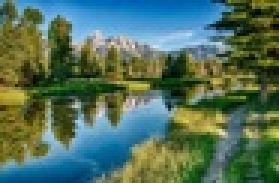
#> input picture priroda2.jpg, 93 x 61 px, shrunk from 1629 x 1080 before the run, given in place of 00000003_(7).jpg, which was not available (shown 3 times larger)
$ python main.py
#> lines starting #> are read from the running program, lines starting #| are printed output that depends on the picture; pictures that were not available may be replaced by others from this repository, and a replacement may not be noted
### hue.py
def hue(h):
    if h <= 90:
        x = 0 - h
        y = 90 - h
    elif h <= 180:
        x = -180 + h
        y = 90 - h
    elif h <= 270:
        x = -180 + h
        y = -270 + h
    elif h < 360:
        x = 360 - h
        y = -270 + h
    return [x, y]

list_hue = []

for i in range(0, 360):
    list_hue.append(hue(i))

### scan.py
import numpy as np
from PIL import Image

def image_to_rgb(image_path):
#> called with image_path = 'images/00000003_(7).jpg'
    img = Image.open(image_path)
#> img is the input picture: PIL image 93x61 RGB; mean R, G, B 82.2, 111.8, 91.1
    img.show()
    start_image = np.array(img)
    rgb = np.array([a for b in start_image for a in b])
    return rgb

# функция преобразования списка значений rgb в hex код
def rgb_to_hex(rgb):
    rgb = list(rgb)
    hex = []
    for i in rgb:
        now = f(int(i[0]))
        now += f(int(i[1]))
        now += f(int(i[2]))
        hex.append(f'#{now}')
    return hex

def f(x):
    y = hex(x)[2:]
    if int(y, 16) < 16:
        y = f'0{y}'
    return y

### rgb.py
import matplotlib.pyplot as plt
import matplotlib.colors
import numpy as np
from sklearn.cluster import KMeans
from random import randint as r
from scipy.spatial.distance import cdist
from sklearn.metrics import silhouette_score

from scan import image_to_rgb
from scan import rgb_to_hex


def rgb_clustering(image_path, cluster_count):
    a = image_to_rgb(image_path)
    print(a)
#> (printed output is left out)

    distortions = []
    inertias = []
    mapping1 = {}
    mapping2 = {}
    K = range(2, 10)

    print('+++')
    s_scores = []

    for k in K:
        # Building and fitting the model
        kmeans = KMeans(n_clusters=k).fit(a)
        kmeans.fit(a)

        distortions.append(sum(np.min(cdist(a, kmeans.cluster_centers_,
                                            'euclidean'), axis=1)) / a.shape[0])
        inertias.append(kmeans.inertia_)

        mapping1[k] = sum(np.min(cdist(a, kmeans.cluster_centers_,
                                    'euclidean'), axis=1)) / a.shape[0]
        mapping2[k] = kmeans.inertia_

        kmeans = KMeans(n_clusters=k)
        cluster_labels = kmeans.fit_predict(a)
#> after the loop, distortions = [60.93, 46.98, 39.77, 34.93, 32.26, 29.78, 27.19, 25.95]; inertias = [25449599.4, 16106122, 10795658, 8367284.9, 7062949, 5999205, 5068486.6, 4598868.4]; mapping1 = {2: 60.93, 3: 46.98, 4: 39.77, 5: 34.93, 6: 32.26, 7: 29.78, 8: 27.19, 9: 25.95}; mapping2 = {2: 25449599.4, 3: 16106122, 4: 10795658, 5: 8367284.9, 6: 7062949, 7: 5999205, 8: 5068486.6, 9: 4598868.4}

        # [12 lines of commented-out code are left out]

    plt.figure(1)
    plt.subplot (1, 2, 1)
    plt.plot(K, distortions, c='tab:orange')
    plt.xlabel('Количество кластеров K')
    plt.ylabel('Искажение')
    plt.title('Метод локтя для искажения')

    plt.figure(1)
    plt.subplot (1, 2, 2)
    plt.plot(K, inertias, c='tab:green')
    plt.xlabel('оличество кластеров K')
    plt.ylabel('Инерция')
    plt.title('Метод локтя для инерции')

    # cluster_count = s_scores.index(max(s_scores)) + 3
    kmeans = KMeans(n_clusters=cluster_count)

    kmeans.fit(a)

    print(kmeans.cluster_centers_)

    print(rgb_to_hex(list(kmeans.cluster_centers_)))

    hex_colors = rgb_to_hex(kmeans.cluster_centers_)
    colors = matplotlib.colors.ListedColormap(hex_colors)
    all_colors = matplotlib.colors.ListedColormap(rgb_to_hex(a))

    plt.figure(2)
    plt.axes(projection="3d").scatter(a[:,0],a[:,1], a[:,2], c=kmeans.labels_, cmap=colors)

    plt.figure(3)
    plt.axes(projection="3d").scatter(a[:,0],a[:,1], a[:,2], c=[range(len(a))], cmap=all_colors)

    plt.show()
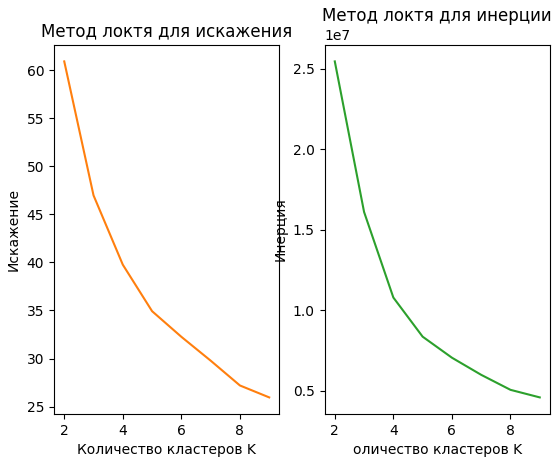
#> figure drawn by matplotlib, 2 panels
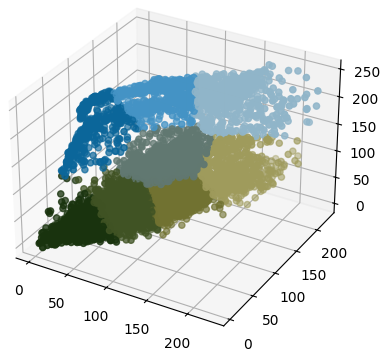
#> figure drawn by matplotlib, 1 panel
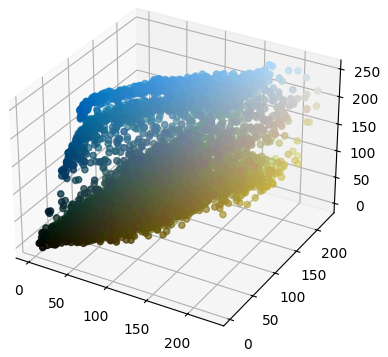
#> figure drawn by matplotlib, 1 panel

### main.py
from rgb import rgb_clustering
from hsv import hsv_clustering
from hsv2 import hsv2_clustering

# [12 lines of commented-out code are left out]

rgb_clustering('images/00000003_(7).jpg', 8)

'''
                              __gggrgM**M#mggg__
                          __wgNN@"B*P""mp""@d#"@N#Nw__
                        _g#@0F_a*F#  _*F9m_ ,F9*__9NG#g_
                     _mN#F  aM"    #p"    !q@    9NL "9#Qu_
                    g#MF _pP"L  _g@"9L_  _g""#__  g"9w_ 0N#p
                  _0F jL*"   7_wF     #_gF     9gjF   "bJ  9h_
                 j#  gAF    _@NL     _g@#_      J@u_    2#_  #_
                ,FF_#" 9_ _#"  "b_  g@   "hg  _#"  !q_ jF "*_09_
░█████╗░░█████╗░██╗░░░░░░█████╗░██████╗░░██████╗███████╗███╗░░██╗░██████╗███████╗
██╔══██╗██╔══██╗██║░░░░░██╔══██╗██╔══██╗██╔════╝██╔════╝████╗░██║██╔════╝██╔════╝
██║░░╚═╝██║░░██║██║░░░░░██║░░██║██████╔╝╚█████╗░█████╗░░██╔██╗██║╚█████╗░█████╗░░
██║░░██╗██║░░██║██║░░░░░██║░░██║██╔══██╗░╚═══██╗██╔══╝░░██║╚████║░╚═══██╗██╔══╝░░
╚█████╔╝╚█████╔╝███████╗╚█████╔╝██║░░██║██████╔╝███████╗██║░╚███║██████╔╝███████╗
░╚════╝░░╚════╝░╚══════╝░╚════╝░╚═╝░░╚═╝╚═════╝░╚══════╝╚═╝░░╚══╝╚═════╝░╚══════╝
    █▄▄ █▄█   █░█ ▄▀█ █░░ █▀▀ █▀█ ▄▀█   █▀▄ █░█ ▄▀█   █▀ ▄▀█ █▀█ ▄▀█ █▄█ ▄▀█
    █▄█ ░█░   ▀▄▀ █▀█ █▄▄ ██▄ █▀▄ █▀█   █▄▀ ▀▄▀ █▀█   ▄█ █▀█ █▀▄ █▀█ ░█░ █▀█
                 9# "b_j   "b_ g"    *g _gF    9_ g#"  "L_*"qNF
                  "b_ "#_    "NL      _B#      _I@     j#" _#"
                    NM_0"*g_ j""9u_  gP  q_  _w@ ]_ _g*"F_g@
                     "NNh_ !w#_   9#g"    "m*"   _#*" _dN@"
                        9##g_0@q__ #"4_  j*"k __*NF_g#@P"
                          "9NN#gIPNL_ "b@" _2M"Lg#N@F"
                              ""P@*NN#gEZgNN@#@P""
'''
